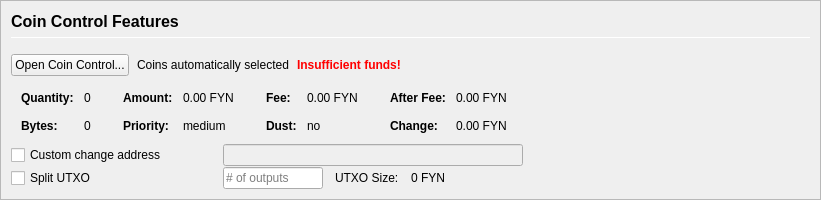
         <widget class="QFrame" name="frameCoinControl">
          <property name="sizePolicy">
           <sizepolicy hsizetype="Expanding" vsizetype="Expanding">
            <horstretch>0</horstretch>
            <verstretch>0</verstretch>
           </sizepolicy>
          </property>
          <property name="maximumSize">
           <size>
            <width>16777215</width>
            <height>16777215</height>
           </size>
          </property>
          <property name="frameShape">
           <enum>QFrame::StyledPanel</enum>
          </property>
          <property name="frameShadow">
           <enum>QFrame::Sunken</enum>
          </property>
          <layout class="QVBoxLayout" name="verticalLayoutCoinControl2">
           <property name="spacing">
            <number>0</number>
           </property>
           <property name="leftMargin">
            <number>0</number>
           </property>
           <property name="topMargin">
            <number>0</number>
           </property>
           <property name="rightMargin">
            <number>0</number>
           </property>
           <property name="bottomMargin">
            <number>0</number>
           </property>
           <item>
            <widget class="QFrame" name="frameCoinControl_BG">
             <layout class="QVBoxLayout" name="verticalLayoutCoinControl" stretch="0,0,0,0,0,0">
              <property name="spacing">
               <number>1</number>
              </property>
              <property name="leftMargin">
               <number>10</number>
              </property>
              <property name="topMargin">
               <number>10</number>
              </property>
              <item>
               <layout class="QHBoxLayout" name="horizontalLayoutCoinControl1">
                <property name="bottomMargin">
                 <number>15</number>
                </property>
                <item>
                 <layout class="QVBoxLayout" name="verticalLayout_3">
                  <property name="spacing">
                   <number>6</number>
                  </property>
                  <item>
                   <widget class="QLabel" name="labelCoinControlFeatures">
                    <property name="sizePolicy">
                     <sizepolicy hsizetype="Preferred" vsizetype="Maximum">
                      <horstretch>0</horstretch>
                      <verstretch>0</verstretch>
                     </sizepolicy>
                    </property>
                    <property name="minimumSize">
                     <size>
                      <width>0</width>
                      <height>20</height>
                     </size>
                    </property>
                    <property name="font">
                     <font>
                      <pointsize>12</pointsize>
                      <weight>75</weight>
                      <bold>true</bold>
                     </font>
                    </property>
                    <property name="styleSheet">
                     <string notr="true">font-weight:bold;</string>
                    </property>
                    <property name="text">
                     <string>Coin Control Features</string>
                    </property>
                   </widget>
                  </item>
                  <item>
                   <widget class="Line" name="line">
                    <property name="minimumSize">
                     <size>
                      <width>0</width>
                      <height>1</height>
                     </size>
                    </property>
                    <property name="maximumSize">
                     <size>
                      <width>16777215</width>
                      <height>1</height>
                     </size>
                    </property>
                    <property name="orientation">
                     <enum>Qt::Horizontal</enum>
                    </property>
                   </widget>
                  </item>
                 </layout>
                </item>
               </layout>
              </item>
              <item>
               <layout class="QHBoxLayout" name="horizontalLayoutCoinControl2" stretch="0,0,0,0">
                <property name="spacing">
                 <number>8</number>
                </property>
                <property name="bottomMargin">
                 <number>10</number>
                </property>
                <item>
                 <widget class="QPushButton" name="pushButtonCoinControl">
                  <property name="styleSheet">
                   <string notr="true"/>
                  </property>
                  <property name="text">
                   <string>Open Coin Control...</string>
                  </property>
                  <property name="autoDefault">
                   <bool>false</bool>
                  </property>
                 </widget>
                </item>
                <item>
                 <widget class="QLabel" name="labelCoinControlAutomaticallySelected">
                  <property name="text">
                   <string>Coins automatically selected</string>
                  </property>
                  <property name="margin">
                   <number>5</number>
                  </property>
                 </widget>
                </item>
                <item>
                 <widget class="QLabel" name="labelCoinControlInsuffFunds">
                  <property name="font">
                   <font>
                    <weight>75</weight>
                    <bold>true</bold>
                   </font>
                  </property>
                  <property name="styleSheet">
                   <string notr="true">color:red;font-weight:bold;</string>
                  </property>
                  <property name="text">
                   <string>Insufficient funds!</string>
                  </property>
                  <property name="margin">
                   <number>5</number>
                  </property>
                 </widget>
                </item>
                <item>
                 <spacer name="horizontalSpacerCoinControl">
                  <property name="orientation">
                   <enum>Qt::Horizontal</enum>
                  </property>
                  <property name="sizeHint" stdset="0">
                   <size>
                    <width>40</width>
                    <height>1</height>
                   </size>
                  </property>
                 </spacer>
                </item>
               </layout>
              </item>
              <item>
               <widget class="QWidget" name="widgetCoinControl" native="true">
                <property name="sizePolicy">
                 <sizepolicy hsizetype="Preferred" vsizetype="Preferred">
                  <horstretch>0</horstretch>
                  <verstretch>0</verstretch>
                 </sizepolicy>
                </property>
                <property name="minimumSize">
                 <size>
                  <width>0</width>
                  <height>0</height>
                 </size>
                </property>
                <property name="styleSheet">
                 <string notr="true"/>
                </property>
                <layout class="QHBoxLayout" name="horizontalLayoutCoinControl5">
                 <property name="leftMargin">
                  <number>0</number>
                 </property>
                 <property name="topMargin">
                  <number>0</number>
                 </property>
                 <property name="rightMargin">
                  <number>0</number>
                 </property>
                 <property name="bottomMargin">
                  <number>0</number>
                 </property>
                 <item>
                  <layout class="QHBoxLayout" name="horizontalLayoutCoinControl3" stretch="0,0,0,1">
                   <property name="spacing">
                    <number>20</number>
                   </property>
                   <property name="topMargin">
                    <number>0</number>
                   </property>
                   <property name="bottomMargin">
                    <number>10</number>
                   </property>
                   <item>
                    <layout class="QFormLayout" name="formLayoutCoinControl1">
                     <property name="horizontalSpacing">
                      <number>10</number>
                     </property>
                     <property name="verticalSpacing">
                      <number>14</number>
                     </property>
                     <property name="leftMargin">
                      <number>10</number>
                     </property>
                     <property name="topMargin">
                      <number>4</number>
                     </property>
                     <property name="rightMargin">
                      <number>6</number>
                     </property>
                     <item row="0" column="0">
                      <widget class="QLabel" name="labelCoinControlQuantityText">
                       <property name="font">
                        <font>
                         <weight>75</weight>
                         <bold>true</bold>
                        </font>
                       </property>
                       <property name="text">
                        <string>Quantity:</string>
                       </property>
                       <property name="margin">
                        <number>0</number>
                       </property>
                      </widget>
                     </item>
                     <item row="0" column="1">
                      <widget class="QLabel" name="labelCoinControlQuantity">
                       <property name="cursor">
                        <cursorShape>IBeamCursor</cursorShape>
                       </property>
                       <property name="contextMenuPolicy">
                        <enum>Qt::ActionsContextMenu</enum>
                       </property>
                       <property name="text">
                        <string notr="true">0</string>
                       </property>
                       <property name="margin">
                        <number>0</number>
                       </property>
                       <property name="textInteractionFlags">
                        <set>Qt::LinksAccessibleByMouse|Qt::TextSelectableByKeyboard|Qt::TextSelectableByMouse</set>
                       </property>
                      </widget>
                     </item>
                     <item row="1" column="0">
                      <widget class="QLabel" name="labelCoinControlBytesText">
                       <property name="font">
                        <font>
                         <weight>75</weight>
                         <bold>true</bold>
                        </font>
                       </property>
                       <property name="text">
                        <string>Bytes:</string>
                       </property>
                      </widget>
                     </item>
                     <item row="1" column="1">
                      <widget class="QLabel" name="labelCoinControlBytes">
                       <property name="cursor">
                        <cursorShape>IBeamCursor</cursorShape>
                       </property>
                       <property name="contextMenuPolicy">
                        <enum>Qt::ActionsContextMenu</enum>
                       </property>
                       <property name="text">
                        <string notr="true">0</string>
                       </property>
                       <property name="textInteractionFlags">
                        <set>Qt::LinksAccessibleByMouse|Qt::TextSelectableByKeyboard|Qt::TextSelectableByMouse</set>
                       </property>
                      </widget>
                     </item>
                    </layout>
                   </item>
                   <item>
                    <layout class="QFormLayout" name="formLayoutCoinControl2">
                     <property name="horizontalSpacing">
                      <number>10</number>
                     </property>
                     <property name="verticalSpacing">
                      <number>14</number>
                     </property>
                     <property name="leftMargin">
                      <number>6</number>
                     </property>
                     <property name="topMargin">
                      <number>4</number>
                     </property>
                     <property name="rightMargin">
                      <number>6</number>
                     </property>
                     <item row="0" column="0">
                      <widget class="QLabel" name="labelCoinControlAmountText">
                       <property name="font">
                        <font>
                         <weight>75</weight>
                         <bold>true</bold>
                        </font>
                       </property>
                       <property name="text">
                        <string>Amount:</string>
                       </property>
                       <property name="margin">
                        <number>0</number>
                       </property>
                      </widget>
                     </item>
                     <item row="0" column="1">
                      <widget class="QLabel" name="labelCoinControlAmount">
                       <property name="cursor">
                        <cursorShape>IBeamCursor</cursorShape>
                       </property>
                       <property name="contextMenuPolicy">
                        <enum>Qt::ActionsContextMenu</enum>
                       </property>
                       <property name="text">
                        <string notr="true">0.00 FYN</string>
                       </property>
                       <property name="textInteractionFlags">
                        <set>Qt::LinksAccessibleByMouse|Qt::TextSelectableByKeyboard|Qt::TextSelectableByMouse</set>
                       </property>
                      </widget>
                     </item>
                     <item row="1" column="0">
                      <widget class="QLabel" name="labelCoinControlPriorityText">
                       <property name="font">
                        <font>
                         <weight>75</weight>
                         <bold>true</bold>
                        </font>
                       </property>
                       <property name="text">
                        <string>Priority:</string>
                       </property>
                      </widget>
                     </item>
                     <item row="1" column="1">
                      <widget class="QLabel" name="labelCoinControlPriority">
                       <property name="cursor">
                        <cursorShape>IBeamCursor</cursorShape>
                       </property>
                       <property name="contextMenuPolicy">
                        <enum>Qt::ActionsContextMenu</enum>
                       </property>
                       <property name="text">
                        <string>medium</string>
                       </property>
                       <property name="textInteractionFlags">
                        <set>Qt::LinksAccessibleByMouse|Qt::TextSelectableByKeyboard|Qt::TextSelectableByMouse</set>
                       </property>
                      </widget>
                     </item>
                    </layout>
                   </item>
                   <item>
                    <layout class="QFormLayout" name="formLayoutCoinControl3">
                     <property name="horizontalSpacing">
                      <number>10</number>
                     </property>
                     <property name="verticalSpacing">
                      <number>14</number>
                     </property>
                     <property name="leftMargin">
                      <number>6</number>
                     </property>
                     <property name="topMargin">
                      <number>4</number>
                     </property>
                     <property name="rightMargin">
                      <number>6</number>
                     </property>
                     <item row="0" column="0">
                      <widget class="QLabel" name="labelCoinControlFeeText">
                       <property name="font">
                        <font>
                         <weight>75</weight>
                         <bold>true</bold>
                        </font>
                       </property>
                       <property name="text">
                        <string>Fee:</string>
                       </property>
                       <property name="margin">
                        <number>0</number>
                       </property>
                      </widget>
                     </item>
                     <item row="0" column="1">
                      <widget class="QLabel" name="labelCoinControlFee">
                       <property name="cursor">
                        <cursorShape>IBeamCursor</cursorShape>
                       </property>
                       <property name="contextMenuPolicy">
                        <enum>Qt::ActionsContextMenu</enum>
                       </property>
                       <property name="text">
                        <string notr="true">0.00 FYN</string>
                       </property>
                       <property name="textInteractionFlags">
                        <set>Qt::LinksAccessibleByMouse|Qt::TextSelectableByKeyboard|Qt::TextSelectableByMouse</set>
                       </property>
                      </widget>
                     </item>
                     <item row="1" column="0">
                      <widget class="QLabel" name="labelCoinControlLowOutputText">
                       <property name="font">
                        <font>
                         <weight>75</weight>
                         <bold>true</bold>
                        </font>
                       </property>
                       <property name="text">
                        <string>Dust:</string>
                       </property>
                      </widget>
                     </item>
                     <item row="1" column="1">
                      <widget class="QLabel" name="labelCoinControlLowOutput">
                       <property name="cursor">
                        <cursorShape>IBeamCursor</cursorShape>
                       </property>
                       <property name="contextMenuPolicy">
                        <enum>Qt::ActionsContextMenu</enum>
                       </property>
                       <property name="text">
                        <string>no</string>
                       </property>
                       <property name="textInteractionFlags">
                        <set>Qt::LinksAccessibleByMouse|Qt::TextSelectableByKeyboard|Qt::TextSelectableByMouse</set>
                       </property>
                      </widget>
                     </item>
                    </layout>
                   </item>
                   <item>
                    <layout class="QFormLayout" name="formLayoutCoinControl4">
                     <property name="horizontalSpacing">
                      <number>10</number>
                     </property>
                     <property name="verticalSpacing">
                      <number>14</number>
                     </property>
                     <property name="leftMargin">
                      <number>6</number>
                     </property>
                     <property name="topMargin">
                      <number>4</number>
                     </property>
                     <property name="rightMargin">
                      <number>6</number>
                     </property>
                     <item row="0" column="0">
                      <widget class="QLabel" name="labelCoinControlAfterFeeText">
                       <property name="font">
                        <font>
                         <weight>75</weight>
                         <bold>true</bold>
                        </font>
                       </property>
                       <property name="text">
                        <string>After Fee:</string>
                       </property>
                       <property name="margin">
                        <number>0</number>
                       </property>
                      </widget>
                     </item>
                     <item row="0" column="1">
                      <widget class="QLabel" name="labelCoinControlAfterFee">
                       <property name="cursor">
                        <cursorShape>IBeamCursor</cursorShape>
                       </property>
                       <property name="contextMenuPolicy">
                        <enum>Qt::ActionsContextMenu</enum>
                       </property>
                       <property name="text">
                        <string notr="true">0.00 FYN</string>
                       </property>
                       <property name="textInteractionFlags">
                        <set>Qt::LinksAccessibleByMouse|Qt::TextSelectableByKeyboard|Qt::TextSelectableByMouse</set>
                       </property>
                      </widget>
                     </item>
                     <item row="1" column="0">
                      <widget class="QLabel" name="labelCoinControlChangeText">
                       <property name="font">
                        <font>
                         <weight>75</weight>
                         <bold>true</bold>
                        </font>
                       </property>
                       <property name="text">
                        <string>Change:</string>
                       </property>
                      </widget>
                     </item>
                     <item row="1" column="1">
                      <widget class="QLabel" name="labelCoinControlChange">
                       <property name="cursor">
                        <cursorShape>IBeamCursor</cursorShape>
                       </property>
                       <property name="contextMenuPolicy">
                        <enum>Qt::ActionsContextMenu</enum>
                       </property>
                       <property name="text">
                        <string notr="true">0.00 FYN</string>
                       </property>
                       <property name="textInteractionFlags">
                        <set>Qt::LinksAccessibleByMouse|Qt::TextSelectableByKeyboard|Qt::TextSelectableByMouse</set>
                       </property>
                      </widget>
                     </item>
                    </layout>
                   </item>
                  </layout>
                 </item>
                </layout>
               </widget>
              </item>
              <item>
               <layout class="QHBoxLayout" name="horizontalLayoutCoinControl4">
                <property name="spacing">
                 <number>12</number>
                </property>
                <property name="sizeConstraint">
                 <enum>QLayout::SetDefaultConstraint</enum>
                </property>
                <property name="topMargin">
                 <number>0</number>
                </property>
                <property name="rightMargin">
                 <number>0</number>
                </property>
                <item>
                 <widget class="QCheckBox" name="checkBoxCoinControlChange">
                  <property name="sizePolicy">
                   <sizepolicy hsizetype="Preferred" vsizetype="Preferred">
                    <horstretch>0</horstretch>
                    <verstretch>0</verstretch>
                   </sizepolicy>
                  </property>
                  <property name="minimumSize">
                   <size>
                    <width>200</width>
                    <height>0</height>
                   </size>
                  </property>
                  <property name="maximumSize">
                   <size>
                    <width>200</width>
                    <height>16777215</height>
                   </size>
                  </property>
                  <property name="toolTip">
                   <string>If this is activated, but the change address is empty or invalid, change will be sent to a newly generated address.</string>
                  </property>
                  <property name="text">
                   <string>Custom change address</string>
                  </property>
                 </widget>
                </item>
                <item>
                 <widget class="QValidatedLineEdit" name="lineEditCoinControlChange">
                  <property name="enabled">
                   <bool>false</bool>
                  </property>
                  <property name="sizePolicy">
                   <sizepolicy hsizetype="Preferred" vsizetype="Preferred">
                    <horstretch>0</horstretch>
                    <verstretch>0</verstretch>
                   </sizepolicy>
                  </property>
                  <property name="minimumSize">
                   <size>
                    <width>300</width>
                    <height>0</height>
                   </size>
                  </property>
                 </widget>
                </item>
                <item>
                 <widget class="QLabel" name="labelCoinControlChangeLabel">
                  <property name="sizePolicy">
                   <sizepolicy hsizetype="Preferred" vsizetype="Preferred">
                    <horstretch>0</horstretch>
                    <verstretch>0</verstretch>
                   </sizepolicy>
                  </property>
                  <property name="minimumSize">
                   <size>
                    <width>100</width>
                    <height>0</height>
                   </size>
                  </property>
                  <property name="text">
                   <string/>
                  </property>
                  <property name="margin">
                   <number>3</number>
                  </property>
                 </widget>
                </item>
               </layout>
              </item>
              <item>
               <layout class="QHBoxLayout" name="horizontalLayoutCoinControl6">
                <property name="spacing">
                 <number>12</number>
                </property>
                <property name="rightMargin">
                 <number>0</number>
                </property>
                <item>
                 <widget class="QCheckBox" name="splitBlockCheckBox">
                  <property name="sizePolicy">
                   <sizepolicy hsizetype="Preferred" vsizetype="Preferred">
                    <horstretch>0</horstretch>
                    <verstretch>0</verstretch>
                   </sizepolicy>
                  </property>
                  <property name="minimumSize">
                   <size>
                    <width>200</width>
                    <height>0</height>
                   </size>
                  </property>
                  <property name="maximumSize">
                   <size>
                    <width>200</width>
                    <height>16777215</height>
                   </size>
                  </property>
                  <property name="text">
                   <string>Split UTXO</string>
                  </property>
                 </widget>
                </item>
                <item>
                 <widget class="QLineEdit" name="splitBlockLineEdit">
                  <property name="sizePolicy">
                   <sizepolicy hsizetype="Preferred" vsizetype="Preferred">
                    <horstretch>50</horstretch>
                    <verstretch>0</verstretch>
                   </sizepolicy>
                  </property>
                  <property name="minimumSize">
                   <size>
                    <width>100</width>
                    <height>0</height>
                   </size>
                  </property>
                  <property name="maximumSize">
                   <size>
                    <width>100</width>
                    <height>16777215</height>
                   </size>
                  </property>
                  <property name="placeholderText">
                   <string># of outputs</string>
                  </property>
                 </widget>
                </item>
                <item>
                 <widget class="QLabel" name="labelBlockSizeText">
                  <property name="text">
                   <string>UTXO Size:</string>
                  </property>
                 </widget>
                </item>
                <item>
                 <widget class="QLabel" name="labelBlockSize">
                  <property name="text">
                   <string>0 FYN</string>
                  </property>
                 </widget>
                </item>
                <item>
                 <spacer name="horizontalSpacer_7">
                  <property name="orientation">
                   <enum>Qt::Horizontal</enum>
                  </property>
                  <property name="sizeHint" stdset="0">
                   <size>
                    <width>40</width>
                    <height>20</height>
                   </size>
                  </property>
                 </spacer>
                </item>
               </layout>
              </item>
              <item>
               <spacer name="verticalSpacerCoinControl">
                <property name="orientation">
                 <enum>Qt::Vertical</enum>
                </property>
                <property name="sizeHint" stdset="0">
                 <size>
                  <width>800</width>
                  <height>1</height>
                 </size>
                </property>
               </spacer>
              </item>
             </layout>
            </widget>
           </item>
          </layout>
         </widget>
